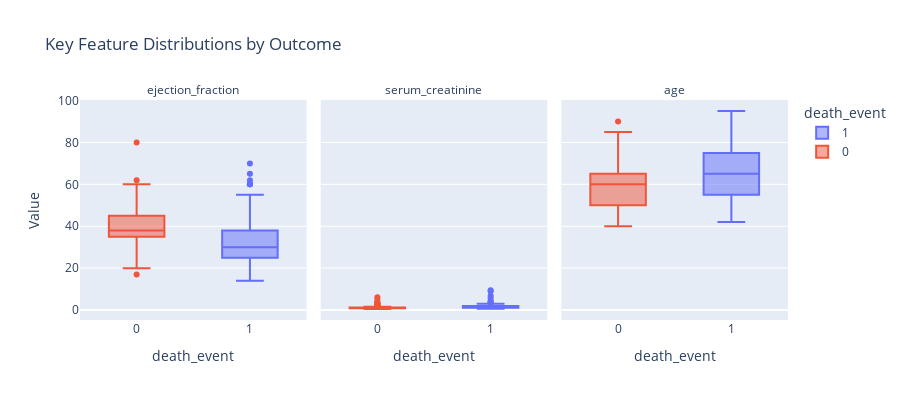

Notebook source saved alongside this figure:
### Markdown cell above
##  **Bivariate Analysis**

###  **Continuous vs. Outcome**

Boxplots to contrast distributions of key biomarkers by survival status.

### Code cell
key_feats = ["ejection_fraction","serum_creatinine","age"]
df_key = df.melt(id_vars="death_event", value_vars=key_feats,
                 var_name="Feature", value_name="Value")
fig_box = px.box(
    df_key, x="death_event", y="Value",
    color="death_event",
    facet_col="Feature", facet_col_wrap=3,
    title="Key Feature Distributions by Outcome",
    height=400
)
fig_box.for_each_annotation(lambda ann: ann.update(text=ann.text.split("=")[-1]))
fig_box.show()

### Figure 1 — Plotly figure (JSON) as saved in the notebook; plotly's stock layout.template omitted (floating-point values rounded to 4 significant figures; data arrays with more than 128 entries replaced by an {"elided": "..."} marker saying what was removed)
{"data": [{"alignmentgroup": "True", "hovertemplate": "death_event=%{x}<br>Feature=ejection_fraction<br>Value=%{y}<extra></extra>", "legendgroup": "1", "marker": {"color": "#636efa"}, "name": "1", "notched": false, "offsetgroup": "1", "orientation": "v", "showlegend": true, "type": "box", "x": [1, 1, 1, 1, 1, 1, 1, 1, 1, 1, 1, 1, 1, 1, 1, 1, 1, 1, 1, 1, 1, 1, 1, 1, 1, 1, 1, 1, 1, 1, 1, 1, 1, 1, 1, 1, 1, 1, 1, 1, 1, 1, 1, 1, 1, 1, 1, 1, 1, 1, 1, 1, 1, 1, 1, 1, 1, 1, 1, 1, 1, 1, 1, 1, 1, 1, 1, 1, 1, 1, 1, 1, 1, 1, 1, 1, 1, 1, 1, 1, 1, 1, 1, 1, 1, 1, 1, 1, 1, 1, 1, 1, 1, 1, 1, 1], "x0": " ", "xaxis": "x", "y": [20, 38, 20, 20, 20, 40, 15, 60, 65, 35, 38, 25, 30, 38, 50, 38, 14, 25, 55, 30, 35, 30, 38, 40, 45, 38, 30, 38, 45, 35, 50, 35, 50, 50, 38, 20, 30, 45, 60, 38, 25, 38, 20, 30, 25, 20, 62, 50, 38, 30, 20, 20, 25, 40, 35, 20, 15, 25, 25, 25, 35, 20, 20, 25, 25, 25, 30, 60, 60, 38, 40, 17, 38, 25, 30, 45, 35, 30, 38, 20, 25, 25, 38, 25, 30, 50, 25, 20, 45, 30, 70, 20, 30, 25, 25, 20], "y0": " ", "yaxis": "y"}, {"alignmentgroup": "True", "hovertemplate": "death_event=%{x}<br>Feature=serum_creatinine<br>Value=%{y}<extra></extra>", "legendgroup": "1", "marker": {"color": "#636efa"}, "name": "1", "notched": false, "offsetgroup": "1", "orientation": "v", "showlegend": false, "type": "box", "x": [1, 1, 1, 1, 1, 1, 1, 1, 1, 1, 1, 1, 1, 1, 1, 1, 1, 1, 1, 1, 1, 1, 1, 1, 1, 1, 1, 1, 1, 1, 1, 1, 1, 1, 1, 1, 1, 1, 1, 1, 1, 1, 1, 1, 1, 1, 1, 1, 1, 1, 1, 1, 1, 1, 1, 1, 1, 1, 1, 1, 1, 1, 1, 1, 1, 1, 1, 1, 1, 1, 1, 1, 1, 1, 1, 1, 1, 1, 1, 1, 1, 1, 1, 1, 1, 1, 1, 1, 1, 1, 1, 1, 1, 1, 1, 1], "x0": " ", "xaxis": "x2", "y": [1.9, 1.1, 1.3, 1.9, 2.7, 2.1, 1.2, 1.1, 1.5, 9.4, 4, 0.9, 1.1, 1.1, 1.3, 0.9, 0.8, 1, 1.9, 1.6, 0.9, 1.83, 1.9, 1, 1.3, 5.8, 1.2, 1.83, 3, 1, 1, 3.5, 1, 1, 3, 1.83, 1.2, 1.2, 1.1, 1.9, 0.9, 0.6, 4.4, 1, 1, 1.4, 6.8, 1, 2.2, 2, 1.1, 1.3, 1, 2.3, 1, 2.9, 1.3, 1, 1.2, 1.83, 1, 1.2, 0.7, 2.5, 1, 1.7, 1.7, 1.2, 1.3, 1.83, 3.7, 2.1, 1.1, 1.7, 1.83, 2.5, 0.9, 1.1, 1.3, 2.4, 1, 1.2, 2.5, 1.2, 1.5, 0.6, 2.1, 1.6, 1.8, 1.6, 9, 1.83, 1.7, 1.1, 1.4, 1.83], "y0": " ", "yaxis": "y2"}, {"alignmentgroup": "True", "hovertemplate": "death_event=%{x}<br>Feature=age<br>Value=%{y}<extra></extra>", "legendgroup": "1", "marker": {"color": "#636efa"}, "name": "1", "notched": false, "offsetgroup": "1", "orientation": "v", "showlegend": false, "type": "box", "x": [1, 1, 1, 1, 1, 1, 1, 1, 1, 1, 1, 1, 1, 1, 1, 1, 1, 1, 1, 1, 1, 1, 1, 1, 1, 1, 1, 1, 1, 1, 1, 1, 1, 1, 1, 1, 1, 1, 1, 1, 1, 1, 1, 1, 1, 1, 1, 1, 1, 1, 1, 1, 1, 1, 1, 1, 1, 1, 1, 1, 1, 1, 1, 1, 1, 1, 1, 1, 1, 1, 1, 1, 1, 1, 1, 1, 1, 1, 1, 1, 1, 1, 1, 1, 1, 1, 1, 1, 1, 1, 1, 1, 1, 1, 1, 1], "x0": " ", "xaxis": "x3", "y": [75, 55, 65, 50, 65, 90, 75, 60, 65, 80, 75, 62, 45, 50, 82, 87, 45, 70, 48, 65, 68, 75, 80, 95, 70, 58, 82, 94, 85, 50, 65, 69, 90, 82, 60, 70, 50, 70, 60, 50, 51, 60, 80, 57, 68, 53, 60, 70, 60, 95, 49, 72, 45, 50, 45, 60, 42, 72, 70, 65, 85, 69, 60, 60, 59, 60, 72, 85, 70, 86, 60, 46, 80, 72, 75, 72, 50, 45, 80, 59, 59, 65, 75, 58, 60.67, 50, 60, 45, 77, 48, 54, 73, 60, 55, 65, 55], "y0": " ", "yaxis": "y3"}, {"alignmentgroup": "True", "hovertemplate": "death_event=%{x}<br>Feature=ejection_fraction<br>Value=%{y}<extra></extra>", "legendgroup": "0", "marker": {"color": "#EF553B"}, "name": "0", "notched": false, "offsetgroup": "0", "orientation": "v", "showlegend": true, "type": "box", "x": {"elided": "203 int values"}, "x0": " ", "xaxis": "x", "y": {"elided": "203 int values"}, "y0": " ", "yaxis": "y"}, {"alignmentgroup": "True", "hovertemplate": "death_event=%{x}<br>Feature=serum_creatinine<br>Value=%{y}<extra></extra>", "legendgroup": "0", "marker": {"color": "#EF553B"}, "name": "0", "notched": false, "offsetgroup": "0", "orientation": "v", "showlegend": false, "type": "box", "x": {"elided": "203 int values"}, "x0": " ", "xaxis": "x2", "y": {"elided": "203 float values"}, "y0": " ", "yaxis": "y2"}, {"alignmentgroup": "True", "hovertemplate": "death_event=%{x}<br>Feature=age<br>Value=%{y}<extra></extra>", "legendgroup": "0", "marker": {"color": "#EF553B"}, "name": "0", "notched": false, "offsetgroup": "0", "orientation": "v", "showlegend": false, "type": "box", "x": {"elided": "203 int values"}, "x0": " ", "xaxis": "x3", "y": {"elided": "203 float values"}, "y0": " ", "yaxis": "y3"}], "layout": {"annotations": [{"font": {}, "showarrow": false, "text": "ejection_fraction", "x": 0.16, "xanchor": "center", "xref": "paper", "y": 1, "yanchor": "bottom", "yref": "paper"}, {"font": {}, "showarrow": false, "text": "serum_creatinine", "x": 0.5, "xanchor": "center", "xref": "paper", "y": 1, "yanchor": "bottom", "yref": "paper"}, {"font": {}, "showarrow": false, "text": "age", "x": 0.84, "xanchor": "center", "xref": "paper", "y": 1, "yanchor": "bottom", "yref": "paper"}], "boxmode": "overlay", "height": 400, "legend": {"title": {"text": "death_event"}, "tracegroupgap": 0}, "title": {"text": "Key Feature Distributions by Outcome"}, "xaxis": {"anchor": "y", "categoryarray": [1, 0], "categoryorder": "array", "domain": [0, 0.32], "title": {"text": "death_event"}}, "xaxis2": {"anchor": "y2", "categoryarray": [1, 0], "categoryorder": "array", "domain": [0.34, 0.66], "matches": "x", "title": {"text": "death_event"}}, "xaxis3": {"anchor": "y3", "categoryarray": [1, 0], "categoryorder": "array", "domain": [0.68, 1.0], "matches": "x", "title": {"text": "death_event"}}, "yaxis": {"anchor": "x", "domain": [0, 1], "title": {"text": "Value"}}, "yaxis2": {"anchor": "x2", "domain": [0, 1], "matches": "y", "showticklabels": false}, "yaxis3": {"anchor": "x3", "domain": [0, 1], "matches": "y", "showticklabels": false}}}
